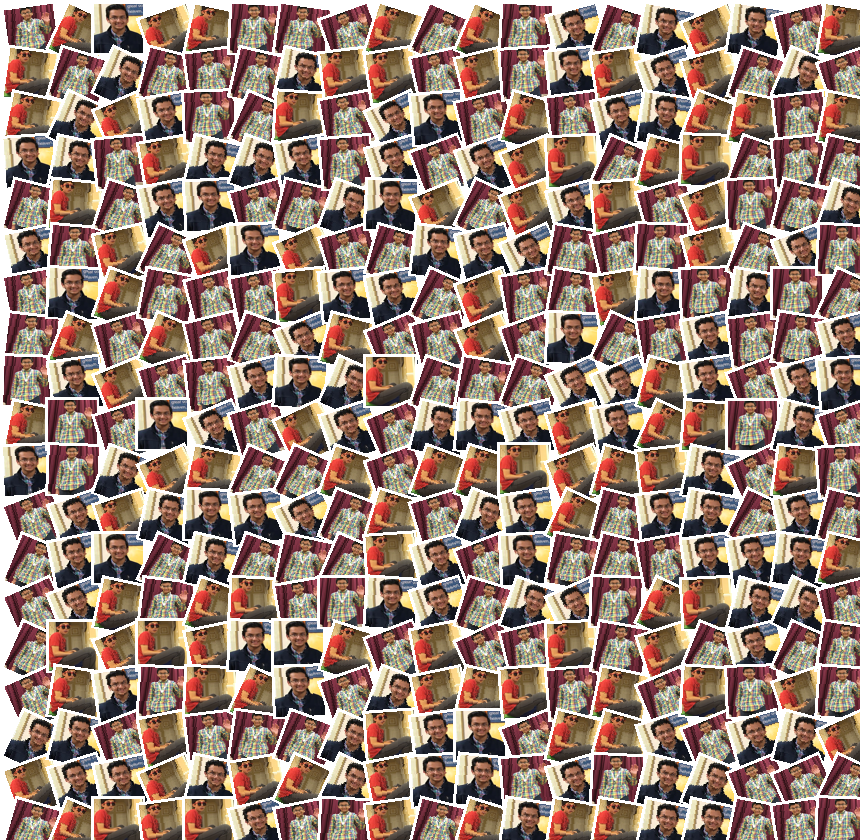

Write the Python code that produced this figure.
import glob
import matplotlib as plt
from matplotlib.pyplot import contour
import numpy as np
from PIL import Image, ImageDraw, ImageFilter
import math
import random
import itertools
from cv2 import cv2

def generate_random_collage(images, mask, density, scale, border = 'color', borderColor = 0, borderSize = 0, cutOff = False, assortment = 'random', angle = 45):
    '''
    Generates a collage with a random assortment of images given

    images contains the list of images
    density specifies how close the images are placed
    scale determines how large the images are
    border, borderColor, borderSize specifies parameters of the border / frame of each pasted image
    cutOff describes if the images will be cleanly cutoff at the edges of the mask
    assortment determines if the pasted images will be rotated or not
    angle determines the bounds of the degree value of rotation if assortment = 'random'

    Returns final collage image
    '''
    mask = Image.open(mask)
    width, height = mask.size
    
    # creating lattice points and distance between them to paste pictures onto
    latticePoints, xdist, ydist = generate_lattice_points(width, height, density/100)

    # background to paste onto
    background = Image.new('RGBA', (width, height), (0,0,0,0))

    if(not cutOff): # checks parameter
        latticePoints = points_Contour(latticePoints, mask) 
        # removes lattice points outside of contour

    high = int(math.floor(scale * max(xdist, ydist)))

    
    imagesUpdated = []
    for file in glob.glob(images):
        imagesUpdated.append(Image.open(file))
    images = imagesUpdated

    if(assortment == 'random'):

        for point in latticePoints:
            deg = random.randint(-1 * angle, angle) # generates random angle withing bounds  
            background = image_Paster(point, images, background, high, border, borderColor, borderSize, deg)

    else:

        for point in latticePoints: 
            background = image_Paster(point, images, background, high, border, borderColor, borderSize)


    if(cutOff):    

        # white background
        templatePaste = Image.new('RGBA', background.size, (0,0,0,0))

        # masks the final image
        background = Image.composite( background, templatePaste, mask )

    return background



def generate_lattice_points(width, height, density):
    '''
    Create lattice points in the image depending on the given 
    density parameter, describing points and locations to paste the 
    given images into

    Returns list of lattice points and distances between them
    '''
    
    # finds number of points per row and column
    numOfPoints = int ( math.floor ( 1 / (1 - density) ) )
    xdist = width / numOfPoints
    ydist = height / numOfPoints

    x = []
    y = []

    for i in range(numOfPoints+1):
        x.append( int( math.floor( i * xdist ) ) )
        y.append( int( math.floor( i * ydist ) ) )
    
    # cartesian product of x and y coordinates
    latticePoints = list(itertools.product(x, y))
    
    return latticePoints, xdist, ydist



def add_border(im, type = 'color', borderColor = (255,255,255,0), borderSize = 0):
    '''
    Adds a border to the given image
    type specifies which frame is used
    borderColor specifies the color fo the frame if type = 'color'
    borderSize specifies proportion of border width if type = 'color'

    Returns image with border
    '''
    if(type == 'color'): 
        # set width, height, and proportional border sizes
        width, height = im.size
        borderWidth = int(math.floor(borderSize * width)) # left and right border width
        borderHeight = int(math.floor(borderSize * height)) # top and bottom border width

        # white background to paste on    
        border = Image.new('RGBA', im.size, borderColor)

        # draws the black border on the mask
        mask = Image.new('L', im.size, 255)
        draw = ImageDraw.Draw(mask)
        draw.line([(0,0), (0, height)], fill=0, width = borderWidth)
        draw.line([(0,0), (width, 0)], fill=0, width = borderHeight)
        draw.line([(width,0), (width, height)], fill=0, width = borderWidth)
        draw.line([(0,height), (width, height)], fill=0, width = borderHeight)

        # composites the white background onto the image
        # based on the black border of the mask
        im = Image.composite( im, border, mask )

    elif(type == 'gold'):
        gold = Image.open('goldframe.png').resize(im.size)
        im.paste(gold, (0,0), gold)        

    elif(type == 'neon'): 
        block = Image.open('neonframe.png').resize(im.size)
        im.paste(block, (0,0), block)

    elif(type == 'flower'): 
        flower = Image.open('flowerframe.png').resize(im.size)
        im.paste(flower, (0,0), flower)

    return im



def mask_To_Countor(mask): 
    '''
    Receives an input PIL Image mask as an argument
    Converts and returns it as a contour for use in cv libraries

    Returns mask as list of contours
    '''

    # Converting PIL Image to a greyscale cv image
    pil_im = mask.convert('RGB')
    cv_im = np.array(pil_im)
    cv_im = cv_im[:, :, ::-1].copy() 
    img_gray = cv2.cvtColor(cv_im, cv2.COLOR_BGR2GRAY)

    # binary thresholding for easier detection
    # apply binary thresholding
    ret, thresh = cv2.threshold(img_gray, 150, 255, cv2.THRESH_BINARY)
    # visualize the binary image
    cv2.imwrite('image_thres1.jpg', thresh)

    contour, hierarchy = cv2.findContours(image=thresh, mode=cv2.RETR_TREE, method=cv2.CHAIN_APPROX_NONE)

    cv2.drawContours(cv_im, contour, -1, (0,255,0), 3)
    # cv2.imshow('contour', cv_im)
    cv2.imwrite('contour.jpg', cv_im)

    # Extracting contour from cv image
    
    return contour, cv_im



def points_Contour(latticePoints, mask): 
    '''
    Takes in a list of points and a mask
    Removes all lattice points outside of the mask
    Returns the modified array
    '''
    
    # convert mask to contour
    contour, cv_im = mask_To_Countor(mask)

    modifiedLattice = []

    # iterating through all contours except for border contour
    for i in range(1, len(contour)):

        j = 0 # counter
            
        while(j < len(latticePoints)):
            # if point is outside contour
            if(cv2.pointPolygonTest(contour[i], latticePoints[j], False) != -1):
                cv2.circle(cv_im, latticePoints[j], 8, (255,100,100), -1) # draw red circle
                modifiedLattice.append(latticePoints.pop(j)) # remove from array
            else: 
                cv2.circle(cv_im, latticePoints[j], 8, (100,100,255), -1) # draw blue circle
                j+=1 # move to next element in array
        
        cv2.imwrite('contour_points.jpg', cv_im)
        cv2.destroyAllWindows()
    
    return modifiedLattice



def image_Paster(point, images, background, size, border, borderColor, borderSize, deg = 0): 
    '''
    Pastes images onto the background with the given parameters
    
    latticePoints specifies point to paste onto
    images specifies list of images to select from
    background specifies image to paste on
    size specifies dimensions of the pasted image
    border, borderColor, borderSize specifies parameters of add_border()
    deg specifies the angle at which the point is pasted
    '''

    index = random.randint(0, len(images)-1) # randomizes the image selected

    # resizing and rotating image
    im = images[index]
    im = im.resize((size, size)) # resizes to manageable square size
    im = add_border(im, border, borderColor, borderSize) # adds border
    im_mask = Image.new('L', im.size, 255)
    im = im.rotate(deg, expand=True)
    im_mask = im_mask.rotate(deg, expand=True)
        
    # pastes image onto background
    background.paste( im, point, im_mask )

    return background
